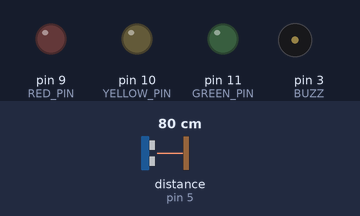
The sketch below on a simulated Arduino Uno, built with avr-gcc and run on an emulated ATmega328P. On the bench: output pins drawn as LEDs (lit = HIGH), buzzer (waves = sounding). The test bench sets the inputs (shaded band); at power-on: distance to the obstacle (sensor on pin 5) 80 cm. The echo pulse lasts 58.3 µs per cm; what the sketch prints to the serial monitor is not drawn.

Above: at 1.8 s.
1.9 s: distance to the obstacle (sensor on pin 5) set to 23 cm
3.4 s: distance to the obstacle (sensor on pin 5) set to 19 cm
At 4.6 s:
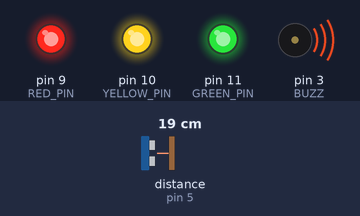
At 25.7 s:
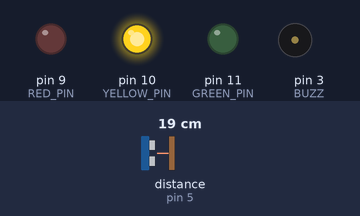
Timing chart, 0 to 28.0 s (numbered marks = the images above; inputs shaded):
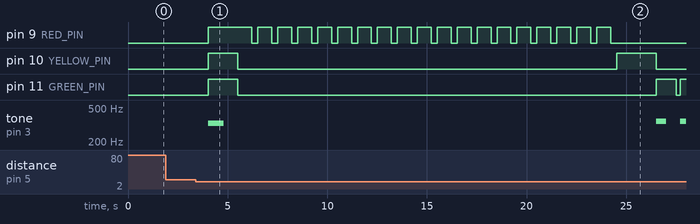

Measured:
- the behaviour switches between 21 and 20 cm on distance to the obstacle (sensor on pin 5) (found by bisection; images 0 and 1)
- after the input at 1.9 s, every drawn part: stays the same
- after the input at 3.4 s, pin 9 (RED_PIN): LOW → HIGH after 0.62 s, then repeats every 1.0 s: LOW 0.30 s, HIGH 0.70 s, until it stays LOW from 24.2 s; pin 10 (YELLOW_PIN): LOW → HIGH after 0.62 s, → LOW 1.5 s later, → HIGH 19.0 s later, → LOW 2.0 s later

The sketch:

WashHands.ino
```cpp
/*** --- WashHand Project --- ***/
/** Author: Nilson Sales **/


// Loading ultrasonic library
#include <Ultrasonic.h>


// Defining pins for echo, trigger, leds and buzz
#define TRIGGER_PIN  4
#define ECHO_PIN     5

#define RED_PIN      9
#define YELLOW_PIN  10
#define GREEN_PIN   11

#define BUZZ         3


// Initialising the sensor
Ultrasonic ultrasonic(TRIGGER_PIN, ECHO_PIN);

void setup() {
  // code to run once:

  Serial.begin(9600);
  Serial.println("Reading sensor data...");

  pinMode(RED_PIN, OUTPUT);
  pinMode(YELLOW_PIN, OUTPUT);
  pinMode(GREEN_PIN, OUTPUT);

  pinMode(BUZZ, OUTPUT);
}

void loop() {
  // code to run repeatedly:

  float cmMsec, inMsec;
  long microsec = ultrasonic.timing();

  cmMsec = ultrasonic.convert(microsec, Ultrasonic::CM);
  //inMsec = ultrasonic.convert(microsec, Ultrasonic::IN);
  //Serial.print("MS: ");
  //Serial.print(microsec);
  //Serial.print(", CM: ");   /* Uncomment these lines to test the ultrasonic sensor */
  //Serial.print(cmMsec);
  //Serial.print(", IN: ");
  //Serial.println(inMsec);


  if(cmMsec <= 20){ // If detects object closer to 20 cm, activate
    start_counter();
  }

  delay(1000);

}

void start_counter(){

  // Confirmation blink and buzz
  digitalWrite(RED_PIN, HIGH);
  digitalWrite(YELLOW_PIN, HIGH);
  digitalWrite(GREEN_PIN, HIGH);
  tone(BUZZ, 330, 800);
  delay(1500);
  digitalWrite(RED_PIN, LOW);
  digitalWrite(YELLOW_PIN, LOW);
  digitalWrite(GREEN_PIN, LOW);


  for(int i = 0; i <= 18; ++i){ // blink for 18 sec
    digitalWrite(RED_PIN, HIGH);
    delay(700);
    digitalWrite(RED_PIN, LOW);
    delay(300);
  }

  digitalWrite(YELLOW_PIN, HIGH); // blink for 2 sec
  delay(2000);
  digitalWrite(YELLOW_PIN, LOW);

  for(int i = 0; i <= 3; ++i){  // blink 3 times and buzz
    digitalWrite(GREEN_PIN, HIGH);
    tone(BUZZ, 349, 500); // 330
    delay(1000);
    digitalWrite(GREEN_PIN, LOW);
    delay(200);
  }

}
```
